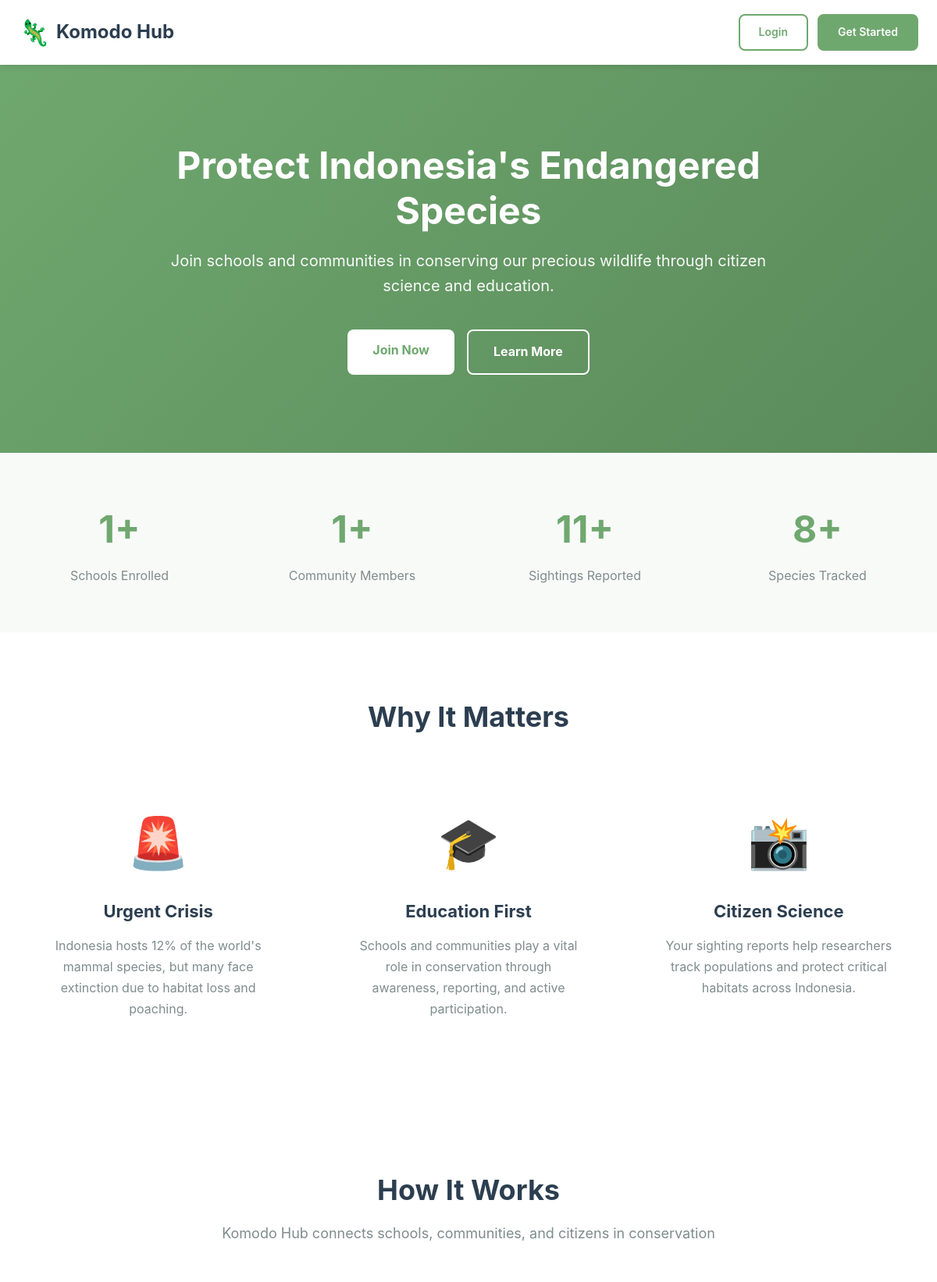
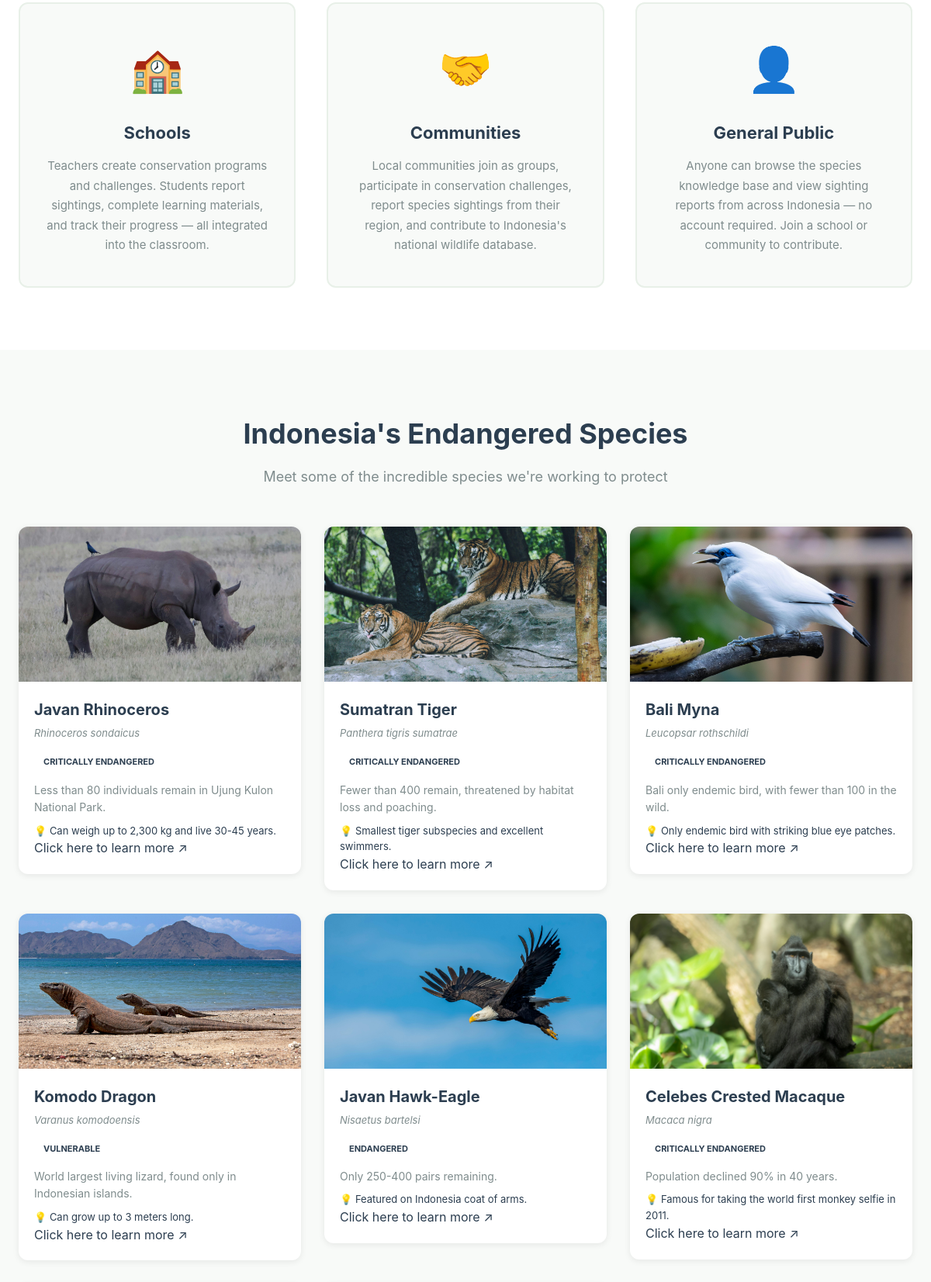
The page /home (upper part) on the database its author committed (2 pictures, top to bottom).
### tables this page shows
CREATE TABLE species (
    species_id INTEGER PRIMARY KEY AUTOINCREMENT,
    common_name TEXT NOT NULL,
    scientific_name TEXT NOT NULL,
    status TEXT CHECK(status IN ('CR', 'EN', 'VU')) NOT NULL,
    description TEXT,
    image TEXT,
    diet TEXT CHECK(diet IN ('Herbivore', 'Carnivore', 'Omnivore')),
    location TEXT,
    fun_fact TEXT,
    category TEXT,
    full_details_url TEXT
);

### app.py (the view)
@app.route('/home')
def home():
    sql = 'SELECT * FROM species'
    species = db.fetch_query(sql)
    school_count = db.fetch_one(
        "SELECT COUNT(*) as count FROM organization WHERE category = 'school'"
    )['count']
    community_member_count = db.fetch_one(
        "SELECT COUNT(*) as count FROM user WHERE role = 'community-member'"
    )['count']
    sighting_count = db.fetch_one(
        "SELECT COUNT(*) as count FROM sighting"
    )['count']
    species_count = db.fetch_one(
        "SELECT COUNT(*) as count FROM species"
    )['count']
    recent_sightings = db.fetch_query('''
        SELECT s.location, s.sighting_date, s.photo, s.description, s.count,
            sp.common_name, sp.status,
            u.fullname as reporter_name,
            o.name as school_name, o.category as org_category
        FROM sighting s
        JOIN species sp ON s.species_id = sp.species_id
        JOIN user u ON s.user_id = u.user_id
        LEFT JOIN organization o ON u.organization_id = o.organization_id
        ORDER BY s.submitted_at DESC
        LIMIT 6
    ''')
    return render_template("home.html",
        species=species,
        school_count=school_count,
        community_member_count=community_member_count,
        sighting_count=sighting_count,
        species_count=species_count,
        recent_sightings=recent_sightings
    )

### app.py (called while the page is built)
@app.context_processor
def inject_enrolled_class():
    if session.get('role') == 'student' and session.get('user_id'):
        enrolled_class = db.fetch_one(
            'SELECT class_id FROM class_enrollment WHERE student_id = ? LIMIT 1',
            (session['user_id'],)
        )
        return {'enrolled_class': enrolled_class}
    return {'enrolled_class': None}

### database.py (called while the page is built)
def fetch_query(sql, params=()):
    with sqlite3.connect('Komodo_DB.db') as con:
        con.row_factory = sqlite3.Row
        cur = con.cursor()
        cur.execute(sql, params)
        rows = cur.fetchall()
        return rows

def fetch_one(sql, params=()):
    with sqlite3.connect('Komodo_DB.db') as con:
        con.row_factory = sqlite3.Row
        cur = con.cursor()
        cur.execute(sql, params)
        row = cur.fetchone()
        return row

### templates/home.html (shortened to what this page needs)
<!DOCTYPE html>
<html lang="en">
<head>
    <link rel="stylesheet" href="{{ url_for('static', filename='css/home.css') }}">
</head>
<body>
    <nav class="home-nav">
        <div class="nav-container">
            <div class="nav-logo">
                <span class="logo-icon">&#129422;</span>
                <span class="logo-text">Komodo Hub</span>
            </div>
            <div class="nav-actions">
                <a href="/login" class="btn-nav-login">Login</a>
                <a href="/login" class="btn-nav-register">Get Started</a>
            </div>
        </div>
    </nav>
    <section class="hero">
        <div class="hero-container">
            <h1>Protect Indonesia's Endangered Species</h1>
            <p class="hero-subtitle">Join schools and communities in conserving our precious wildlife through citizen science and education.</p>
            <div class="hero-actions">
                <a href="/login" class="btn-hero-primary">Join Now</a>
                <a href="#species" class="btn-hero-secondary">Learn More</a>
            </div>
        </div>
    </section>
    <section class="impact-stats">
        <div class="stats-container">
            <div class="stat-item">
                <div class="stat-number">{{ school_count }}+</div>
                <div class="stat-label">Schools Enrolled</div>
            </div>
            <div class="stat-item">
                <div class="stat-number">{{ community_member_count }}+</div>
                <div class="stat-label">Community Members</div>
            </div>
            <div class="stat-item">
                <div class="stat-number">{{ sighting_count }}+</div>
                <div class="stat-label">Sightings Reported</div>
            </div>
            <div class="stat-item">
                <div class="stat-number">{{ species_count }}+</div>
                <div class="stat-label">Species Tracked</div>
            </div>
        </div>
    </section>
    <section class="facts-section">
        <div class="facts-container">
            <h2>Why It Matters</h2>
            <div class="facts-grid">
                <div class="fact-card">
                    <div class="fact-icon">&#128680;</div>
                    <h3>Urgent Crisis</h3>
                    <p>Indonesia hosts 12% of the world's mammal species, but many face extinction due to habitat loss and poaching.</p>
                </div>
                <div class="fact-card">
                    <div class="fact-icon">&#127891;</div>
                    <h3>Education First</h3>
                    <p>Schools and communities play a vital role in conservation through awareness, reporting, and active participation.</p>
                </div>
                <div class="fact-card">
                    <div class="fact-icon">&#128248;</div>
                    <h3>Citizen Science</h3>
                    <p>Your sighting reports help researchers track populations and protect critical habitats across Indonesia.</p>
                </div>
            </div>
        </div>
    </section>
    <section class="how-it-works">
        <div class="how-container">
            <div class="section-header">
                <h2>How It Works</h2>
                <p>Komodo Hub connects schools, communities, and citizens in conservation</p>
            </div>
            <div class="how-grid">
                <div class="how-card">
                    <div class="how-icon">&#127979;</div>
                    <h3>Schools</h3>
                    <p>Teachers create conservation programs and challenges. Students report sightings, complete learning materials, and track their progress — all integrated into the classroom.</p>
                </div>
                <div class="how-card">
                    <div class="how-icon">&#129309;</div>
                    <h3>Communities</h3>
                    <p>Local communities join as groups, participate in conservation challenges, report species sightings from their region, and contribute to Indonesia's national wildlife database.</p>
                </div>
                <div class="how-card">
                    <div class="how-icon">&#128100;</div>
                    <h3>General Public</h3>
                    <p>Anyone can browse the species knowledge base and view sighting reports from across Indonesia — no account required. Join a school or community to contribute.</p>
                </div>
            </div>
        </div>
    </section>
    <section class="species-section" id="species">
        <div class="species-container">
            <div class="section-header">
                <h2>Indonesia's Endangered Species</h2>
                <p>Meet some of the incredible species we're working to protect</p>
            </div>
            <div class="species-showcase">
                {% for s in species %}
                <a href="{{ s['full_details_url'] }}" target="_blank" class="showcase-card-link">
                    <div class="showcase-card">
                        <div class="showcase-image">
                            <img src="{{ url_for('static', filename=s['image']) }}" alt="{{ s['common_name'] }}">
                        </div>
                        <div class="showcase-info">
                            <h3>{{ s['common_name'] }}</h3>
                            <p class="showcase-scientific">{{ s['scientific_name'] }}</p>
                            <span class="showcase-badge status-{{ s['status'].lower() }}">
                                {% if s['status'] == 'CR' %} Critically Endangered
                                {% elif s['status'] == 'EN' %}Endangered
                                {% elif s['status'] == 'VU' %}Vulnerable
                                {% endif %}
                            </span>
                            <p class="showcase-description">{{ s['description'] }}</p>
                            <p class="species-fact">💡 {{ s['fun_fact'] }}</p>
                            <span class="learn-more-link">Click here to learn more &#8599;</span>
                        </div>
                    </div>
                </a>
                {% endfor %}
            </div>
        </div>
    </section>
</body>
</html>

### rows shown on the page
species: image (picture), common_name "Javan Rhinoceros", scientific_name "Rhinoceros sondaicus", status "CRITICALLY ENDANGERED", description "Less than 80 individuals remain in Ujung Kulon National Park.", fun_fact "Can weigh up to 2,300 kg and live 30-45 years."
species: image (picture), common_name "Sumatran Tiger", scientific_name "Panthera tigris sumatrae", status "CRITICALLY ENDANGERED", description "Fewer than 400 remain, threatened by habitat loss and poaching.", fun_fact "Smallest tiger subspecies and excellent swimmers."
species: image (picture), common_name "Bali Myna", scientific_name "Leucopsar rothschildi", status "CRITICALLY ENDANGERED", description "Bali only endemic bird, with fewer than 100 in the wild.", fun_fact "Only endemic bird with striking blue eye patches."
species: image (picture), common_name "Komodo Dragon", scientific_name "Varanus komodoensis", status "VULNERABLE", description "World largest living lizard, found only in Indonesian islands.", fun_fact "Can grow up to 3 meters long."
species: image (picture), common_name "Javan Hawk-Eagle", scientific_name "Nisaetus bartelsi", status "ENDANGERED", description "Only 250-400 pairs remaining.", fun_fact "Featured on Indonesia coat of arms."
species: image (picture), common_name "Celebes Crested Macaque", scientific_name "Macaca nigra", status "CRITICALLY ENDANGERED", description "Population declined 90% in 40 years.", fun_fact "Famous for taking the world first monkey selfie in 2011."

### other values the page prints
{{ school_count }} "1"
{{ community_member_count }} "1"
{{ sighting_count }} "11"
{{ species_count }} "8"
